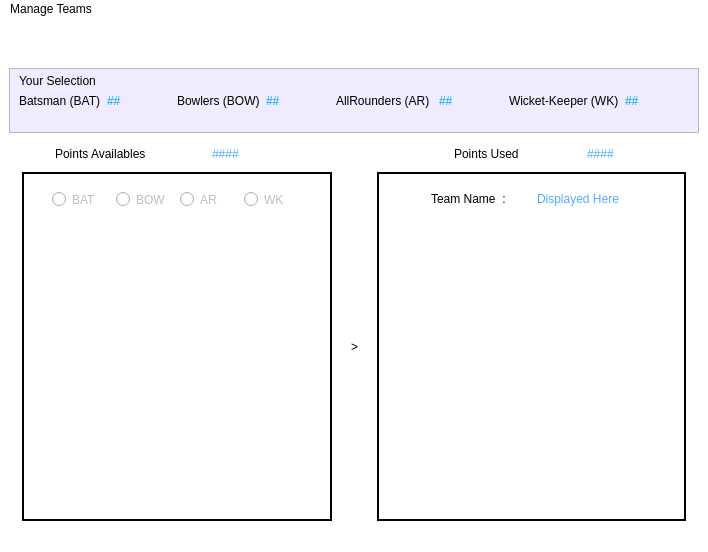
<?xml version="1.0" encoding="UTF-8"?>
<ui version="4.0">
 <class>MainWindow</class>
 <widget class="QMainWindow" name="MainWindow">
  <property name="geometry">
   <rect>
    <x>0</x>
    <y>0</y>
    <width>708</width>
    <height>552</height>
   </rect>
  </property>
  <property name="windowTitle">
   <string>Fantasy Cricket Game</string>
  </property>
  <property name="styleSheet">
   <string notr="true">background-color: rgb(255, 255, 255);</string>
  </property>
  <widget class="QWidget" name="central_w">
   <layout class="QVBoxLayout" name="verticalLayout_3">
    <item>
     <spacer name="verticalSpacer">
      <property name="orientation">
       <enum>Qt::Vertical</enum>
      </property>
      <property name="sizeType">
       <enum>QSizePolicy::Preferred</enum>
      </property>
      <property name="sizeHint" stdset="0">
       <size>
        <width>20</width>
        <height>40</height>
       </size>
      </property>
     </spacer>
    </item>
    <item>
     <widget class="QFrame" name="frame">
      <property name="styleSheet">
       <string notr="true">background-color: rgb(241, 235, 255);
font: 75 10pt &quot;MS Shell Dlg 2&quot;;
</string>
      </property>
      <property name="frameShape">
       <enum>QFrame::StyledPanel</enum>
      </property>
      <property name="frameShadow">
       <enum>QFrame::Raised</enum>
      </property>
      <layout class="QGridLayout" name="gridLayout">
       <property name="topMargin">
        <number>5</number>
       </property>
       <property name="bottomMargin">
        <number>24</number>
       </property>
       <item row="1" column="4">
        <widget class="QLabel" name="label_10">
         <property name="text">
          <string>AllRounders (AR) </string>
         </property>
        </widget>
       </item>
       <item row="1" column="3">
        <widget class="QLabel" name="BOWL">
         <property name="styleSheet">
          <string notr="true">color: rgb(0, 170, 255);</string>
         </property>
         <property name="text">
          <string>##</string>
         </property>
        </widget>
       </item>
       <item row="1" column="5">
        <widget class="QLabel" name="ARL">
         <property name="styleSheet">
          <string notr="true">color: rgb(0, 170, 255);</string>
         </property>
         <property name="text">
          <string>##</string>
         </property>
        </widget>
       </item>
       <item row="1" column="1">
        <widget class="QLabel" name="BAT">
         <property name="styleSheet">
          <string notr="true">color: rgb(0, 170, 255);</string>
         </property>
         <property name="text">
          <string>##</string>
         </property>
        </widget>
       </item>
       <item row="1" column="0">
        <widget class="QLabel" name="label_2">
         <property name="text">
          <string>Batsman (BAT)</string>
         </property>
        </widget>
       </item>
       <item row="1" column="7">
        <widget class="QLabel" name="WK">
         <property name="styleSheet">
          <string notr="true">color: rgb(0, 170, 255);</string>
         </property>
         <property name="text">
          <string>##</string>
         </property>
        </widget>
       </item>
       <item row="1" column="6">
        <widget class="QLabel" name="label_12">
         <property name="text">
          <string>Wicket-Keeper (WK)</string>
         </property>
        </widget>
       </item>
       <item row="1" column="2">
        <widget class="QLabel" name="label_4">
         <property name="text">
          <string>Bowlers (BOW)</string>
         </property>
        </widget>
       </item>
       <item row="0" column="0">
        <widget class="QLabel" name="label">
         <property name="styleSheet">
          <string notr="true">
font: italic 9pt &quot;Comic Sans MS&quot;;</string>
         </property>
         <property name="text">
          <string>Your Selection</string>
         </property>
        </widget>
       </item>
      </layout>
     </widget>
    </item>
    <item>
     <widget class="QFrame" name="frame_2">
      <property name="styleSheet">
       <string notr="true">font: 75 10pt &quot;MS Shell Dlg 2&quot;;
border-color: rgb(255, 255, 255);</string>
      </property>
      <property name="frameShape">
       <enum>QFrame::NoFrame</enum>
      </property>
      <property name="frameShadow">
       <enum>QFrame::Plain</enum>
      </property>
      <property name="lineWidth">
       <number>0</number>
      </property>
      <layout class="QHBoxLayout" name="horizontalLayout">
       <property name="leftMargin">
        <number>46</number>
       </property>
       <property name="topMargin">
        <number>8</number>
       </property>
       <property name="rightMargin">
        <number>23</number>
       </property>
       <property name="bottomMargin">
        <number>5</number>
       </property>
       <item>
        <widget class="QLabel" name="label_6">
         <property name="styleSheet">
          <string notr="true">font: 75 9pt &quot;MS Shell Dlg 2&quot;;</string>
         </property>
         <property name="text">
          <string>Points Availables</string>
         </property>
        </widget>
       </item>
       <item>
        <widget class="QLabel" name="points_available">
         <property name="styleSheet">
          <string notr="true">color: rgb(85, 170, 255);</string>
         </property>
         <property name="text">
          <string>####</string>
         </property>
        </widget>
       </item>
       <item alignment="Qt::AlignRight">
        <widget class="QLabel" name="label_7">
         <property name="text">
          <string>Points Used</string>
         </property>
        </widget>
       </item>
       <item alignment="Qt::AlignHCenter">
        <widget class="QLabel" name="points_used">
         <property name="styleSheet">
          <string notr="true">color: rgb(85, 170, 255);</string>
         </property>
         <property name="text">
          <string>####</string>
         </property>
        </widget>
       </item>
      </layout>
     </widget>
    </item>
    <item>
     <layout class="QHBoxLayout" name="horizontalLayout_4">
      <item>
       <spacer name="horizontalSpacer_3">
        <property name="orientation">
         <enum>Qt::Horizontal</enum>
        </property>
        <property name="sizeType">
         <enum>QSizePolicy::Preferred</enum>
        </property>
        <property name="sizeHint" stdset="0">
         <size>
          <width>13</width>
          <height>345</height>
         </size>
        </property>
       </spacer>
      </item>
      <item>
       <widget class="QFrame" name="frame_3">
        <property name="sizePolicy">
         <sizepolicy hsizetype="Expanding" vsizetype="Preferred">
          <horstretch>0</horstretch>
          <verstretch>0</verstretch>
         </sizepolicy>
        </property>
        <property name="styleSheet">
         <string notr="true">border-color: rgb(15, 15, 15);</string>
        </property>
        <property name="frameShape">
         <enum>QFrame::Panel</enum>
        </property>
        <property name="frameShadow">
         <enum>QFrame::Plain</enum>
        </property>
        <property name="lineWidth">
         <number>2</number>
        </property>
        <property name="midLineWidth">
         <number>1</number>
        </property>
        <layout class="QVBoxLayout" name="verticalLayout">
         <property name="leftMargin">
          <number>19</number>
         </property>
         <property name="rightMargin">
          <number>19</number>
         </property>
         <item>
          <widget class="QFrame" name="frame_5">
           <property name="styleSheet">
            <string notr="true">font: 75 10pt &quot;MS Shell Dlg 2&quot;;</string>
           </property>
           <property name="frameShape">
            <enum>QFrame::NoFrame</enum>
           </property>
           <property name="frameShadow">
            <enum>QFrame::Sunken</enum>
           </property>
           <layout class="QHBoxLayout" name="horizontalLayout_2">
            <item>
             <widget class="QRadioButton" name="bat_rb">
              <property name="enabled">
               <bool>false</bool>
              </property>
              <property name="sizePolicy">
               <sizepolicy hsizetype="Expanding" vsizetype="Fixed">
                <horstretch>0</horstretch>
                <verstretch>0</verstretch>
               </sizepolicy>
              </property>
              <property name="text">
               <string>BAT</string>
              </property>
             </widget>
            </item>
            <item>
             <widget class="QRadioButton" name="bow_rb">
              <property name="enabled">
               <bool>false</bool>
              </property>
              <property name="sizePolicy">
               <sizepolicy hsizetype="Expanding" vsizetype="Fixed">
                <horstretch>0</horstretch>
                <verstretch>0</verstretch>
               </sizepolicy>
              </property>
              <property name="text">
               <string>BOW</string>
              </property>
             </widget>
            </item>
            <item>
             <widget class="QRadioButton" name="ar_rb">
              <property name="enabled">
               <bool>false</bool>
              </property>
              <property name="sizePolicy">
               <sizepolicy hsizetype="Expanding" vsizetype="Fixed">
                <horstretch>0</horstretch>
                <verstretch>0</verstretch>
               </sizepolicy>
              </property>
              <property name="text">
               <string>AR</string>
              </property>
             </widget>
            </item>
            <item>
             <widget class="QRadioButton" name="wk_rb">
              <property name="enabled">
               <bool>false</bool>
              </property>
              <property name="sizePolicy">
               <sizepolicy hsizetype="Expanding" vsizetype="Fixed">
                <horstretch>0</horstretch>
                <verstretch>0</verstretch>
               </sizepolicy>
              </property>
              <property name="text">
               <string>WK</string>
              </property>
             </widget>
            </item>
           </layout>
          </widget>
         </item>
         <item>
          <widget class="QListWidget" name="av_player">
           <property name="frameShape">
            <enum>QFrame::NoFrame</enum>
           </property>
          </widget>
         </item>
        </layout>
       </widget>
      </item>
      <item>
       <spacer name="horizontalSpacer">
        <property name="orientation">
         <enum>Qt::Horizontal</enum>
        </property>
        <property name="sizeType">
         <enum>QSizePolicy::Preferred</enum>
        </property>
        <property name="sizeHint" stdset="0">
         <size>
          <width>13</width>
          <height>345</height>
         </size>
        </property>
       </spacer>
      </item>
      <item>
       <widget class="QLabel" name="label_9">
        <property name="styleSheet">
         <string notr="true">font: 20pt &quot;MS Shell Dlg 2&quot;;</string>
        </property>
        <property name="lineWidth">
         <number>-10</number>
        </property>
        <property name="midLineWidth">
         <number>-10</number>
        </property>
        <property name="text">
         <string>&gt;</string>
        </property>
       </widget>
      </item>
      <item>
       <spacer name="horizontalSpacer_2">
        <property name="orientation">
         <enum>Qt::Horizontal</enum>
        </property>
        <property name="sizeType">
         <enum>QSizePolicy::Preferred</enum>
        </property>
        <property name="sizeHint" stdset="0">
         <size>
          <width>13</width>
          <height>345</height>
         </size>
        </property>
       </spacer>
      </item>
      <item>
       <widget class="QFrame" name="frame_4">
        <property name="styleSheet">
         <string notr="true">border-color: rgb(120, 120, 120);</string>
        </property>
        <property name="frameShape">
         <enum>QFrame::Panel</enum>
        </property>
        <property name="frameShadow">
         <enum>QFrame::Plain</enum>
        </property>
        <property name="lineWidth">
         <number>2</number>
        </property>
        <property name="midLineWidth">
         <number>1</number>
        </property>
        <layout class="QVBoxLayout" name="verticalLayout_2" stretch="0,0">
         <property name="spacing">
          <number>6</number>
         </property>
         <property name="leftMargin">
          <number>18</number>
         </property>
         <property name="topMargin">
          <number>9</number>
         </property>
         <property name="rightMargin">
          <number>14</number>
         </property>
         <item>
          <widget class="QFrame" name="frame_6">
           <property name="styleSheet">
            <string notr="true">font: 75 10pt &quot;MS Shell Dlg 2&quot;;</string>
           </property>
           <property name="frameShape">
            <enum>QFrame::NoFrame</enum>
           </property>
           <property name="frameShadow">
            <enum>QFrame::Raised</enum>
           </property>
           <layout class="QHBoxLayout" name="horizontalLayout_3">
            <item alignment="Qt::AlignHCenter">
             <widget class="QLabel" name="label_8">
              <property name="text">
               <string>Team Name  :</string>
              </property>
             </widget>
            </item>
            <item>
             <widget class="QLabel" name="team_name">
              <property name="styleSheet">
               <string notr="true">color: rgb(85, 170, 255);</string>
              </property>
              <property name="text">
               <string>Displayed Here</string>
              </property>
             </widget>
            </item>
           </layout>
          </widget>
         </item>
         <item>
          <widget class="QListWidget" name="sel_player">
           <property name="frameShape">
            <enum>QFrame::NoFrame</enum>
           </property>
          </widget>
         </item>
        </layout>
       </widget>
      </item>
      <item>
       <spacer name="horizontalSpacer_4">
        <property name="orientation">
         <enum>Qt::Horizontal</enum>
        </property>
        <property name="sizeType">
         <enum>QSizePolicy::Preferred</enum>
        </property>
        <property name="sizeHint" stdset="0">
         <size>
          <width>13</width>
          <height>345</height>
         </size>
        </property>
       </spacer>
      </item>
     </layout>
    </item>
   </layout>
  </widget>
  <widget class="QMenuBar" name="menubar">
   <property name="geometry">
    <rect>
     <x>0</x>
     <y>0</y>
     <width>708</width>
     <height>26</height>
    </rect>
   </property>
   <widget class="QMenu" name="menuManage_Teams">
    <property name="cursor">
     <cursorShape>ArrowCursor</cursorShape>
    </property>
    <property name="styleSheet">
     <string notr="true">selection-background-color: rgb(0, 170, 255);

</string>
    </property>
    <property name="title">
     <string>Manage Teams</string>
    </property>
    <addaction name="new_t"/>
    <addaction name="open_t"/>
    <addaction name="save_t"/>
    <addaction name="evaluat_t"/>
    <addaction name="actionQuit"/>
   </widget>
   <addaction name="menuManage_Teams"/>
  </widget>
  <widget class="QStatusBar" name="statusbar"/>
  <action name="new_t">
   <property name="checkable">
    <bool>false</bool>
   </property>
   <property name="text">
    <string>NEW Team</string>
   </property>
   <property name="iconText">
    <string notr="true">NEW Team</string>
   </property>
   <property name="shortcut">
    <string>Ctrl+N</string>
   </property>
   <property name="shortcutContext">
    <enum>Qt::WindowShortcut</enum>
   </property>
   <property name="autoRepeat">
    <bool>true</bool>
   </property>
   <property name="visible">
    <bool>true</bool>
   </property>
   <property name="shortcutVisibleInContextMenu">
    <bool>true</bool>
   </property>
   <property name="priority">
    <enum>QAction::NormalPriority</enum>
   </property>
  </action>
  <action name="open_t">
   <property name="text">
    <string>OPEN Team</string>
   </property>
   <property name="shortcut">
    <string>Ctrl+O</string>
   </property>
  </action>
  <action name="save_t">
   <property name="enabled">
    <bool>true</bool>
   </property>
   <property name="text">
    <string>SAVE team</string>
   </property>
   <property name="shortcut">
    <string>Ctrl+S</string>
   </property>
   <property name="visible">
    <bool>true</bool>
   </property>
   <property name="iconVisibleInMenu">
    <bool>true</bool>
   </property>
   <property name="shortcutVisibleInContextMenu">
    <bool>true</bool>
   </property>
  </action>
  <action name="evaluat_t">
   <property name="text">
    <string>EVALUATE Team</string>
   </property>
   <property name="shortcut">
    <string>Ctrl+E</string>
   </property>
  </action>
  <action name="actionQuit">
   <property name="text">
    <string>QUIT</string>
   </property>
  </action>
 </widget>
 <resources/>
 <connections/>
</ui>
